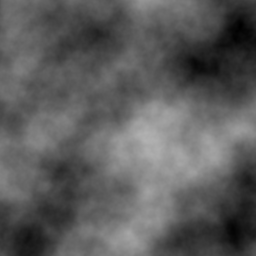
#> input picture in/image2.png, 256 x 256 px, found by its file name
$ python normalize_image.py
#> lines starting #> are read from the running program, lines starting #| are printed output that depends on the picture
from PIL import Image
import numpy as np

def normalize_to_10_levels(image_path, output_path):
    # Load the image and convert to grayscale
    img = Image.open(image_path).convert("L")
#> img is the input picture: PIL image 256x256 L; min 0, max 178, mean 91.9
    img_array = np.array(img)

    # Step 1: Normalize to 10 discrete levels (0–9)
    levels_0_9 = (img_array / 255.0 * 9).round().astype(np.uint8)
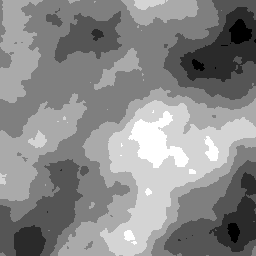
#> levels_0_9: shape (256, 256); min 0, max 6, mean 3.24; drawn with min black and max white

    # Step 2: Scale those 10 levels to range 0–225
    levels_0_225 = (levels_0_9 * (225 // 9)).astype(np.uint8)
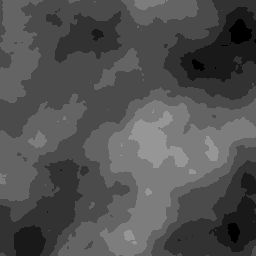
#> levels_0_225: shape (256, 256); min 0, max 150, mean 80.9

    # Convert back to an image and save
    result_img = Image.fromarray(levels_0_225)
    print("Saving image now...")
    result_img.save(output_path)
    print(f"✅ Saved normalized image to {output_path}")

# --- CALL THE FUNCTION ---
normalize_to_10_levels(
    r"C:\Users\Deshi\OneDrive\Desktop\in\image2.png",
    r"C:\Users\Deshi\OneDrive\Desktop\out\processed_image_10_levels_0_225.png"
)
